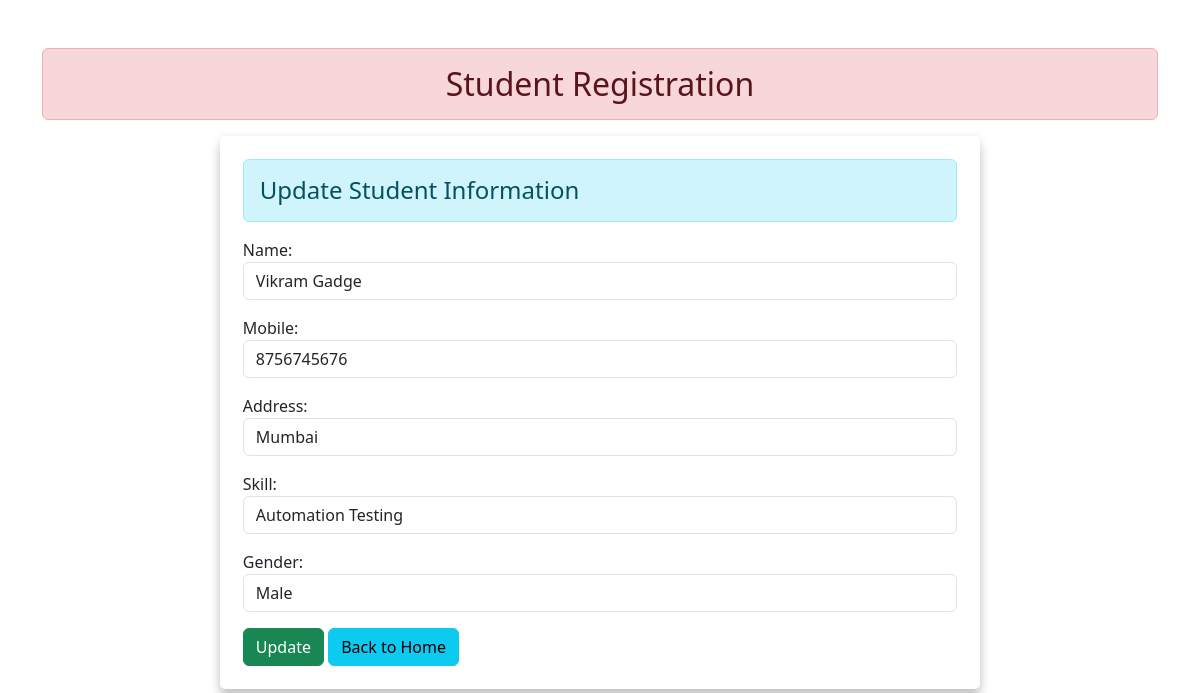
Page /2/ on the committed database.
### myapp/models.py (models this page shows, shortened)
class Student(models.Model):
    name = models.CharField(max_length=100)
    mobile = models.CharField(max_length=10)
    address = models.CharField(max_length=100)
    skill = models.CharField(max_length=100)
    gender = models.CharField(max_length=100)

### myapp/views.py (the view)
# urls.py: path('<int:id>/', views.update_data, name="updatedata"),
def update_data(request, id):
    print(id)
    if request.method == 'POST':
        pi = Student.objects.get(pk=id)
        fm = StudentRegistration(request.POST, instance=pi)
        if fm.is_valid():
           fm.save()
    else:
     pi = Student.objects.get(pk=id)
     fm = StudentRegistration(instance=pi)
    return render(request, 'account/update.html', {'form':fm})

### myapp/forms.py
class StudentRegistration(forms.ModelForm):
    class Meta:
        model = Student
        fields = ['name','mobile', 'address','skill', 'gender']
        widgets = {
            'name': forms.TextInput(attrs={'class':'form-control'}),
            'mobile': forms.NumberInput(attrs={'class':'form-control'}),
            'address': forms.TextInput(attrs={'class':'form-control'}),
            'skill': forms.TextInput(attrs={'class':'form-control'}),
            'gender': forms.TextInput(attrs={'class':'form-control'}),
        }

### myapp/templates/account/update.html (shortened to what this page needs)
{% extends 'account/base.html' %}
{% block content %}
    <div class="row">
        <div class="col-sm-2">
        </div>
        <div class="col-sm-8" id="table3">
            <h4 class="alert alert-info">Update Student Information</h4>
            <form action="" method="POST">
                {{form.as_p}}
                <input type="submit" class="btn btn-success" value="Update">
                <a href="{% url 'addandshow' %}" class="btn btn-info">Back to Home</a>
            </form>
        </div>
        <div class="col-sm-2">
        </div>
    </div>
{% endblock content %}

### myapp/static/account/css/style.css (style rules this page uses)
#table3 { border-radius: 5px; box-shadow: 0 11px 11px 0 rgba(7, 0, 8, 0.16), 0 2px 10px 0 rgb(0 0 0 / 12%); padding: 2%; }

### rows in the picture
Student: name "Vikram Gadge", mobile "8756745676", address "Mumbai", skill "Automation Testing", gender "Male"
